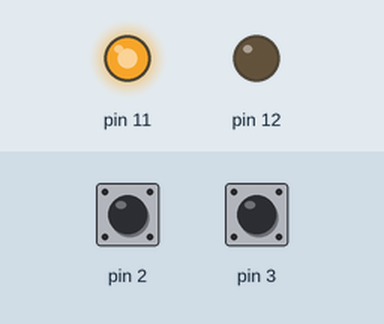
Simulated run of this sketch. Board: Arduino Uno, built with avr-gcc and run on an emulated ATmega328P. Shown: output pins drawn as LEDs (lit = HIGH). Inputs (shaded band) come from the test bench; at power-on: pin 2 HIGH, pin 3 HIGH. What the sketch prints to the serial monitor is not drawn.

Above: at 1.2 s.
1.3 s: pin 2 pulled LOW for 0.15 s
At 1.9 s:
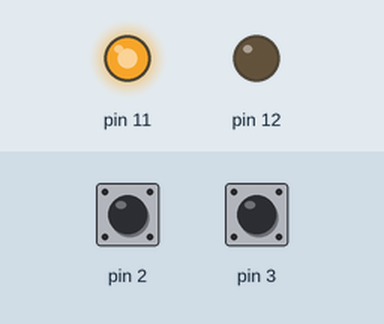
3.0 s: pin 3 pulled LOW for 0.15 s
At 4.4 s:
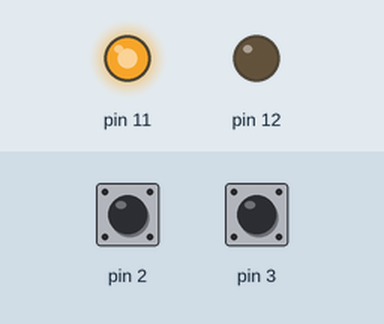
Timing chart, 0 to 6.0 s (numbered marks = the images above; inputs shaded):
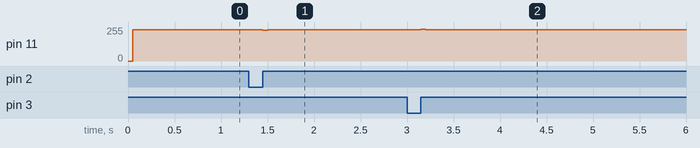

The sketch:

hensyutyu.ino
```cpp
/*
   光電ロータリーエンコーダを動かしてみる！
*/
#include <FlexiTimer2.h>
#include <math.h>
//volatile unsigned int temp, counter = 0;
volatile int temp, counter = 0;
double val = 0;
double k =0;

#include <avr/io.h>


void flash() { //割込み処理
 // double val = 0;
  static boolean output = HIGH;  // プログラム起動前に１回だけHIGH(1)で初期化される
  double Target=-0.1;
  double p=-2350, h=0, i=0;
  static double sum=0;
  int cnt = counter;
  counter = 0;
  val = (cnt*0.0000612253)/0.05;//0.1225
  k = val*100;


  h = (Target-val);
//  Serial.println (round(x*p+sum*i));
  sum += h*0.05;
 Motor_set(round(h*p+sum*i));
 //Motor_set(-100);
 // output = !output;              // 現在のoutput内容を反転(HIGH→LOW/LOW→HIGH)させoutputにセットする
}

void setup() {
  Serial.begin (9600);

  pinMode(2, INPUT_PULLUP);

  pinMode(3, INPUT_PULLUP);
  //interuptをセットアップする
  //
  FlexiTimer2::set(50,flash);     // 50ms毎にflash( )割込み関数を呼び出す様に設定
  FlexiTimer2::start();      //割込みスタート

  attachInterrupt(0, ai0, RISING);
  //CHANGEで立ち上がり立下り両方取れる可能性があったがダメだった
  //
  attachInterrupt(1, ai1, RISING);


  pinMode(11,OUTPUT);
  pinMode(12,OUTPUT);
  //TCCR1B = (TCCR1B & 0b11111000) | 0x02;
  //OCR1A = 99;
}

void Motor_set(float out){

    if(out>=0){
    if(out>255) out = 255;
     analogWrite(11,out);
     analogWrite(12,0);

  }

  if(out<=0){
    out = -1*out;
    if(out>255) out = 255;

    analogWrite(11,0);
    analogWrite(12,out);
  }


}


void loop() {


 Serial.println (k);


 //delay(10);

}


void ai0() {
  if (digitalRead(3) == LOW) {
    counter++;
  } else {
    counter--;
  }
}

void ai1() {
  if (digitalRead(2) == LOW) {
    counter--;
  } else {
    counter++;
  }
}
```

Measured:
- after the input at 1.3 s, pin 11: 235/255 → 232/255 after 0.15 s, → 235/255 0.05 s later
- after the input at 3.0 s, pin 11: 235/255 → 238/255 after 0.15 s, → 235/255 0.05 s later
